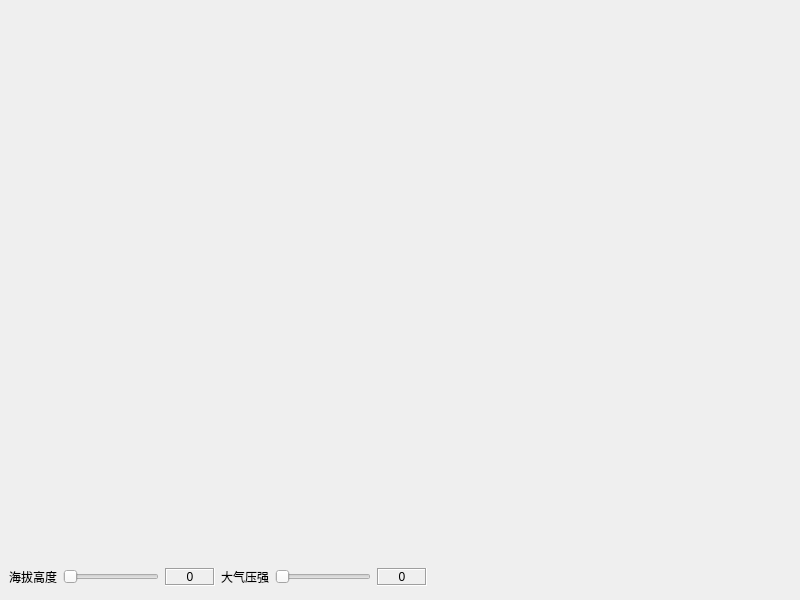
<?xml version="1.0" encoding="UTF-8"?>
<ui version="4.0">
 <class>frmFlightALT</class>
 <widget class="QWidget" name="frmFlightALT">
  <property name="geometry">
   <rect>
    <x>0</x>
    <y>0</y>
    <width>800</width>
    <height>600</height>
   </rect>
  </property>
  <property name="windowTitle">
   <string>Form</string>
  </property>
  <widget class="FlightALT" name="flightALT">
   <property name="enabled">
    <bool>false</bool>
   </property>
   <property name="geometry">
    <rect>
     <x>9</x>
     <y>9</y>
     <width>256</width>
     <height>192</height>
    </rect>
   </property>
   <property name="frameShape">
    <enum>QFrame::NoFrame</enum>
   </property>
   <property name="frameShadow">
    <enum>QFrame::Plain</enum>
   </property>
   <property name="verticalScrollBarPolicy">
    <enum>Qt::ScrollBarAlwaysOff</enum>
   </property>
   <property name="horizontalScrollBarPolicy">
    <enum>Qt::ScrollBarAlwaysOff</enum>
   </property>
   <property name="interactive">
    <bool>false</bool>
   </property>
  </widget>
  <widget class="QWidget" name="widget" native="true">
   <property name="geometry">
    <rect>
     <x>9</x>
     <y>564</y>
     <width>418</width>
     <height>27</height>
    </rect>
   </property>
   <layout class="QGridLayout" name="gridLayout">
    <property name="leftMargin">
     <number>0</number>
    </property>
    <property name="topMargin">
     <number>0</number>
    </property>
    <property name="rightMargin">
     <number>0</number>
    </property>
    <property name="bottomMargin">
     <number>0</number>
    </property>
    <item row="0" column="0">
     <widget class="QLabel" name="labAltitude">
      <property name="text">
       <string>海拔高度</string>
      </property>
     </widget>
    </item>
    <item row="0" column="4">
     <widget class="QSlider" name="sliderPressure">
      <property name="orientation">
       <enum>Qt::Horizontal</enum>
      </property>
     </widget>
    </item>
    <item row="0" column="1">
     <widget class="QSlider" name="sliderAltitude">
      <property name="orientation">
       <enum>Qt::Horizontal</enum>
      </property>
     </widget>
    </item>
    <item row="0" column="2">
     <widget class="QLabel" name="labAltitudeValue">
      <property name="minimumSize">
       <size>
        <width>50</width>
        <height>0</height>
       </size>
      </property>
      <property name="frameShape">
       <enum>QFrame::Box</enum>
      </property>
      <property name="frameShadow">
       <enum>QFrame::Sunken</enum>
      </property>
      <property name="text">
       <string>0</string>
      </property>
      <property name="alignment">
       <set>Qt::AlignCenter</set>
      </property>
     </widget>
    </item>
    <item row="0" column="3">
     <widget class="QLabel" name="labPressure">
      <property name="text">
       <string>大气压强</string>
      </property>
     </widget>
    </item>
    <item row="0" column="5">
     <widget class="QLabel" name="labPressureValue">
      <property name="minimumSize">
       <size>
        <width>50</width>
        <height>0</height>
       </size>
      </property>
      <property name="frameShape">
       <enum>QFrame::Box</enum>
      </property>
      <property name="frameShadow">
       <enum>QFrame::Sunken</enum>
      </property>
      <property name="text">
       <string>0</string>
      </property>
      <property name="alignment">
       <set>Qt::AlignCenter</set>
      </property>
     </widget>
    </item>
   </layout>
  </widget>
 </widget>
 <customwidgets>
  <customwidget>
   <class>FlightALT</class>
   <extends>QGraphicsView</extends>
   <header location="global">flightalt.h</header>
  </customwidget>
 </customwidgets>
 <resources/>
 <connections/>
</ui>
